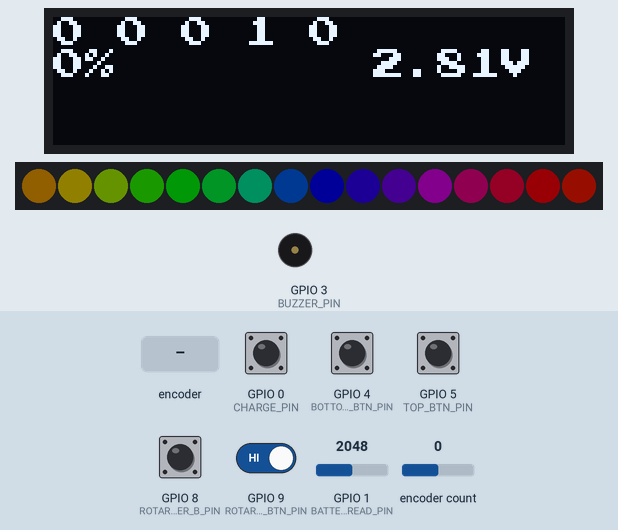
Recording of a sketch running on a simulated ESP32-S3. Shown: 128×32 one-colour display, 16 RGB LEDs in strip order, left to right, buzzer (waves = sounding). The inputs (shaded band) are chosen by the test bench; at power-on: GPIO 0 (CHARGE_PIN), GPIO 8 (ROTARY_ENCODER_B_PIN), GPIO 9 (ROTARY_ENCODER_BTN_PIN) HIGH, GPIO 4 (BOTTOM_BTN_PIN), GPIO 5 (TOP_BTN_PIN) LOW, encoder count 0, GPIO 1 (BATTERY_READ_PIN) = 2048. Dim RGB values are drawn brighter than linear; what the sketch prints to the serial monitor is not drawn.

Above: at 4.5 s.
4.6 s: encoder count set to -1
At 5.86 s:
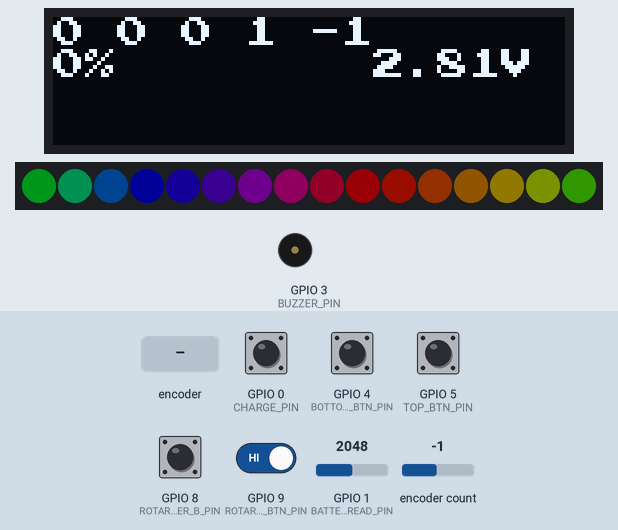
7.2 s: rotary encoder on GPIO 8 (ROTARY_ENCODER_B_PIN) / GPIO 9 (ROTARY_ENCODER_BTN_PIN) turned 3 steps (first pin leading)
At 7.67 s:
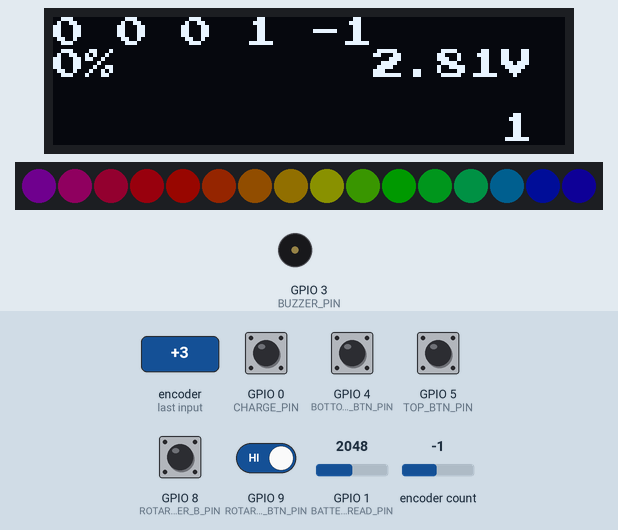
10.2 s: GPIO 1 (BATTERY_READ_PIN) set to 2371
At 11.28 s:
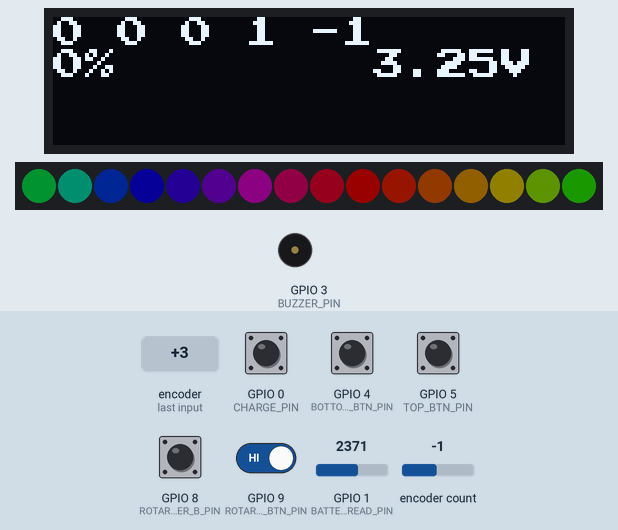
13.2 s: GPIO 1 (BATTERY_READ_PIN) set to 2443
At 15.18 s:
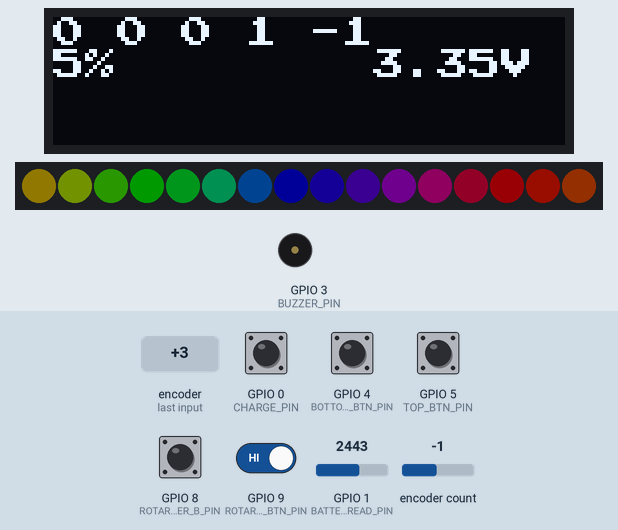
16.2 s: encoder count set to 0
At 17.29 s:
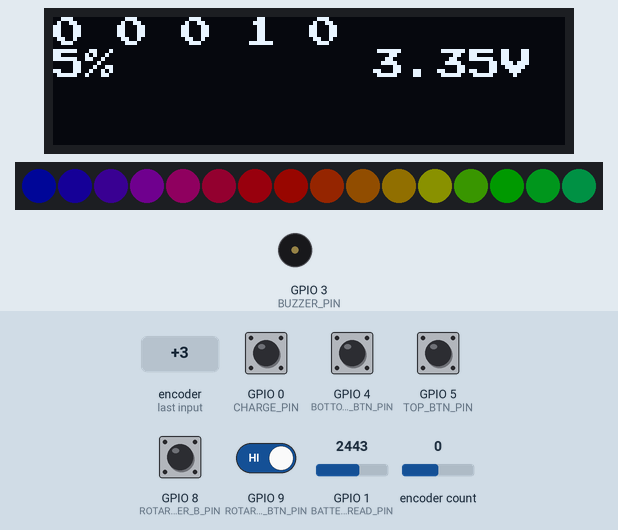
19.2 s: rotary encoder on GPIO 8 (ROTARY_ENCODER_B_PIN) / GPIO 9 (ROTARY_ENCODER_BTN_PIN) turned 3 steps (first pin leading)
At 19.69 s:
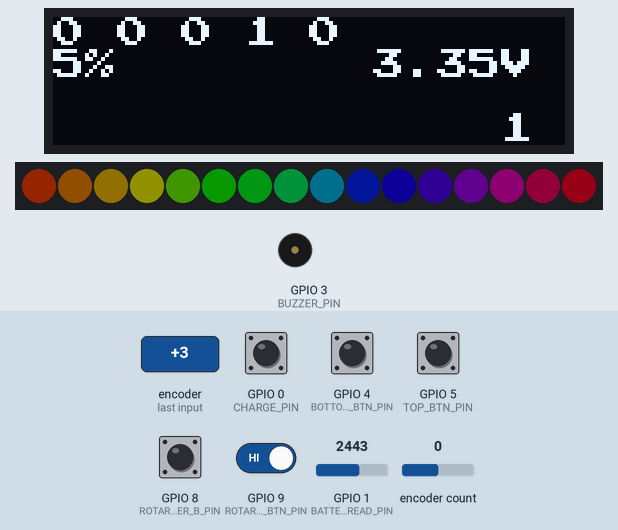
Timing chart, 0 to 22.2 s (numbered marks = the images above; inputs shaded):
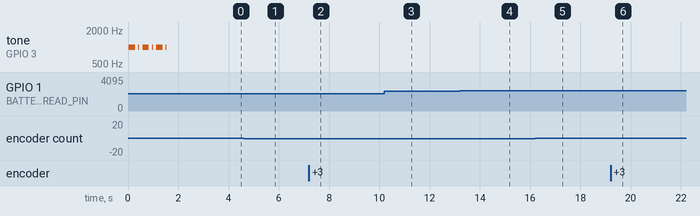

The sketch:

FocusWheelTest.ino
```cpp
#include "preferences.h"

uint8_t hue = 0;
IRAM_ATTR void checkPosition() { encoder.tick(); }

void setup()
{
  Serial.begin(115200);

  // --- INITIALIZE PINS ---
  pinMode(TOP_BTN_PIN, INPUT);
  pinMode(BOTTOM_BTN_PIN, INPUT);
  pinMode(ROTARY_ENCODER_BTN_PIN, INPUT);
  pinMode(CHARGE_PIN, INPUT);
  pinMode(BATTERY_READ_PIN, INPUT);
  pinMode(BUZZER_PIN, OUTPUT);

  // --- ATTATCH INTERRUPTS FOR ROTARY ENCODER ---
  attachInterrupt(digitalPinToInterrupt(ROTARY_ENCODER_A_PIN), checkPosition, CHANGE);
  attachInterrupt(digitalPinToInterrupt(ROTARY_ENCODER_B_PIN), checkPosition, CHANGE);

  // --- INITIALIZE DISPLAY ---
  u8x8.begin();
  u8x8.setFont(u8x8_font_pressstart2p_f);
  u8x8.draw1x2String(0, 1, "Test!");

  // --- INITIALIZE LED RING ---
  FastLED.addLeds<WS2812B, LED_PIN, GRB>(leds, LED_COUNT).setCorrection(TypicalLEDStrip);
  FastLED.setBrightness(25);

  // --- TEST BUZZER ---
  for (int i = 0; i < 3; i++)
  {
    tone(BUZZER_PIN, 1000, 250);
    delay(375);
    beep();
    delay(175);
  }

  // --- TEST LED RING ---
  for (int i = 0; i < LED_COUNT; i++)
  {
    leds[i] = CRGB(255, 0, 0);
    FastLED.show();
    delay(50);
  }
  for (int i = 0; i < LED_COUNT; i++)
  {
    leds[i] = CRGB(0, 0, 0);
    FastLED.show();
    delay(50);
  }

  u8x8.clear();
}
void loop()
{
  EVERY_N_MILLISECONDS(20) {
    hue++;
    fill_rainbow(leds, LED_COUNT, hue, 255 / LED_COUNT);
    FastLED.show();
  }

  EVERY_N_MILLISECONDS(100) {
    Serial.print(bottomBtn()); // bottom button pressed?
    Serial.print('\t');
    Serial.print(middleBtn()); // middle button pressed?
    Serial.print('\t');
    Serial.print(topBtn()); // top button pressed?
    Serial.print('\t');
    Serial.print(isBatteryPowered()); // is battery powered?
    Serial.print('\t');
    Serial.print(encoder.getPosition()); // encoder position
    Serial.print('\t');
    Serial.print(readBatteryVoltage()); // battery voltage in V
    Serial.print('\t');
    Serial.println(getBatteryLevel()); // battery level in %
    //Serial.print('\t');
    //Serial.println(isCharging()); // is charging?

    if (middleBtn()) {
      Serial.println(isCharging());
      u8x8.drawGlyph(14, 3, (isCharging() ? 1 : 0) + 48);
    }
  }

  EVERY_N_SECONDS(1) {
    u8x8.clear();
    u8x8.drawGlyph(0, 0, topBtn() + 48);
    u8x8.drawGlyph(2, 0, middleBtn() + 48);
    u8x8.drawGlyph(4, 0, bottomBtn() + 48);
    u8x8.drawGlyph(6, 0, isBatteryPowered() + 48);
    u8x8.drawString(8, 0, String(encoder.getPosition()).c_str());
    u8x8.drawString(10, 1, (String(readBatteryVoltage(), 2) + "V").c_str());
    u8x8.drawString(0, 1, (String(getBatteryLevel()) + "%").c_str());
  }
}
```

preferences.h
```cpp
#define TOP_BTN_PIN 5
#define BOTTOM_BTN_PIN 4
#define ROTARY_ENCODER_BTN_PIN 9
bool topBtn() { return digitalRead(TOP_BTN_PIN) == 1; }
bool bottomBtn() { return digitalRead(BOTTOM_BTN_PIN) == 1; }
bool middleBtn() { return digitalRead(ROTARY_ENCODER_BTN_PIN) == 0; }


#define CHARGE_PIN 0
bool isCharging() { digitalRead(CHARGE_PIN) == 0; }


#define BUZZER_PIN 3
void beep() { tone(BUZZER_PIN, 1000, 25); }


// https://github.com/mathertel/RotaryEncoder
#include <RotaryEncoder.h>
#define ROTARY_ENCODER_A_PIN 2
#define ROTARY_ENCODER_B_PIN 8
RotaryEncoder encoder(ROTARY_ENCODER_A_PIN, ROTARY_ENCODER_B_PIN, RotaryEncoder::LatchMode::FOUR3);


// https://github.com/FastLED/FastLED
#include <FastLED.h>
#define LED_PIN 10
#define LED_COUNT 16
CRGB leds[LED_COUNT];


// https://github.com/olikraus/u8g2
#include <U8x8lib.h>
#define SDA_PIN 6
#define SCL_PIN 7
U8X8_SSD1306_128X32_UNIVISION_SW_I2C u8x8(SCL_PIN, SDA_PIN, U8X8_PIN_NONE);


#define BATTERY_READ_PIN 1
#define ADC_R1 33000.0
#define ADC_R2 47000.0
#define FULL_VOLTAGE 4.2
#define EMPTY_VOLTAGE 3.3
//#define ADC_READINGS 10
//#define ADC_REF_VOLTAGE 3.3
/*uint16_t readBatteryADC()
{
  uint32_t avg = 0;
  for (int i = 0; i < ADC_READINGS; i++)
  {
    avg += analogRead(BATTERY_READ_PIN);
    delay(2);
  }
  avg /= ADC_READINGS;
  return avg;
}
double readBatteryVoltageADC()
{
  double Vout = ((double)readBatteryADC() / 4095.0) * ADC_REF_VOLTAGE;
  double Vbat = Vout * ((ADC_R1 + ADC_R2) / ADC_R2);
  return Vbat;
}
*/
double readBatteryVoltage()
{
  double Vbat = ((double)analogReadMilliVolts(BATTERY_READ_PIN) / 1000.0) * ((ADC_R1 + ADC_R2) / ADC_R2);
  return Vbat;
}
bool isBatteryPowered()
{
  return readBatteryVoltage() <= 4.3;
}
uint8_t getBatteryLevel()
{
  double Vbat = constrain(readBatteryVoltage(), EMPTY_VOLTAGE, FULL_VOLTAGE);
  return (uint8_t)(((Vbat - EMPTY_VOLTAGE) / (FULL_VOLTAGE - EMPTY_VOLTAGE)) * 100.0);
}


bool isInterval(uint16_t interval) { return millis() % interval > (interval / 2); }
bool isTimestamp(unsigned long& timestamp, uint16_t interval)
{
  if (millis() - timestamp >= interval)
  {
    timestamp = millis();
    return true;
  }
  return false;
}
```

Measured:
- the behaviour switches between 2406 and 2407 on GPIO 1 (BATTERY_READ_PIN) (found by bisection; images 3 and 4)
- after the input at 4.6 s, the display: first differs from a run without the input after 0.50 s (image 1 shows a later state)
- after the input at 16.2 s, the display: first differs from a run without the input after 0.94 s (image 5)
